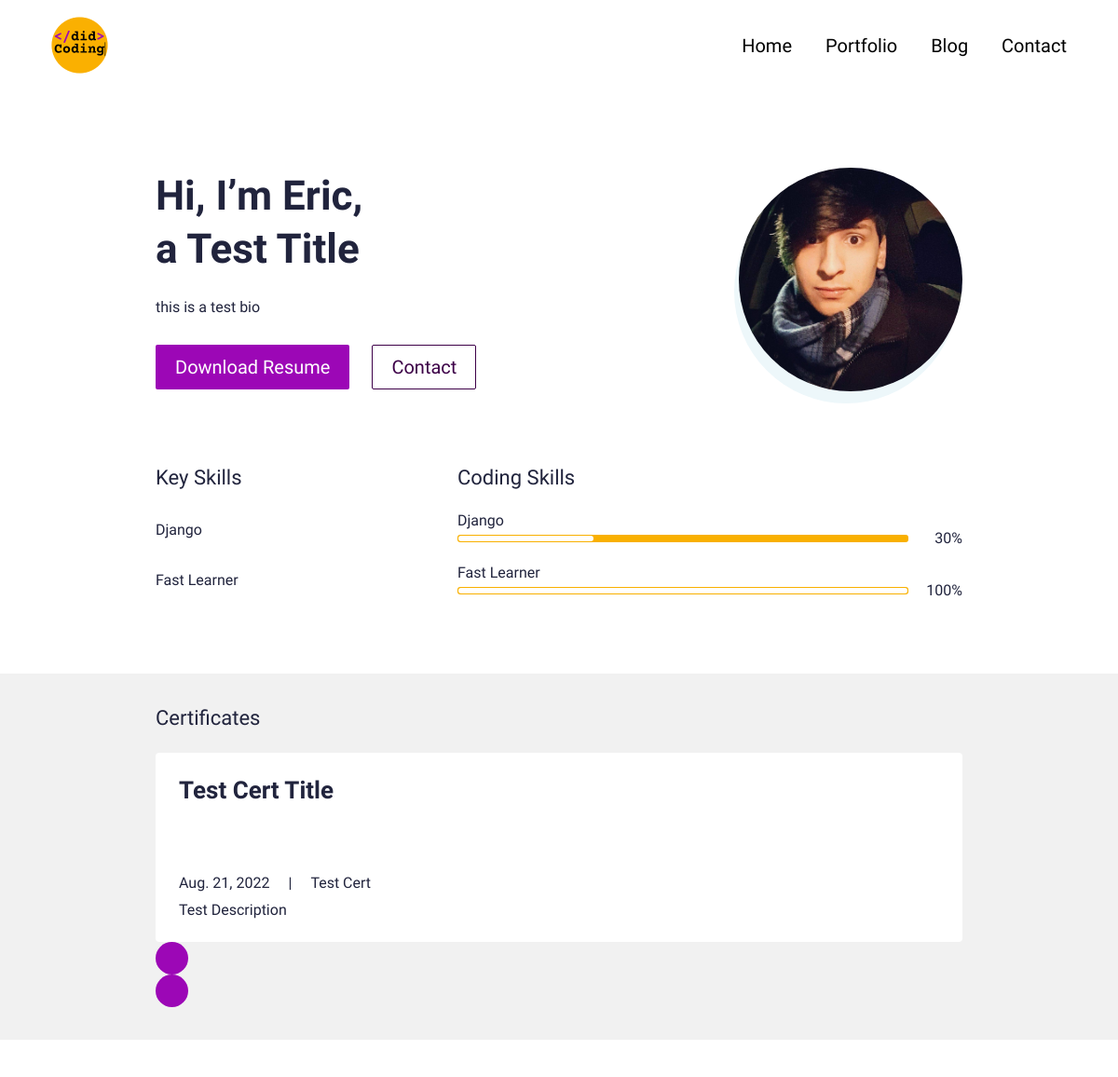
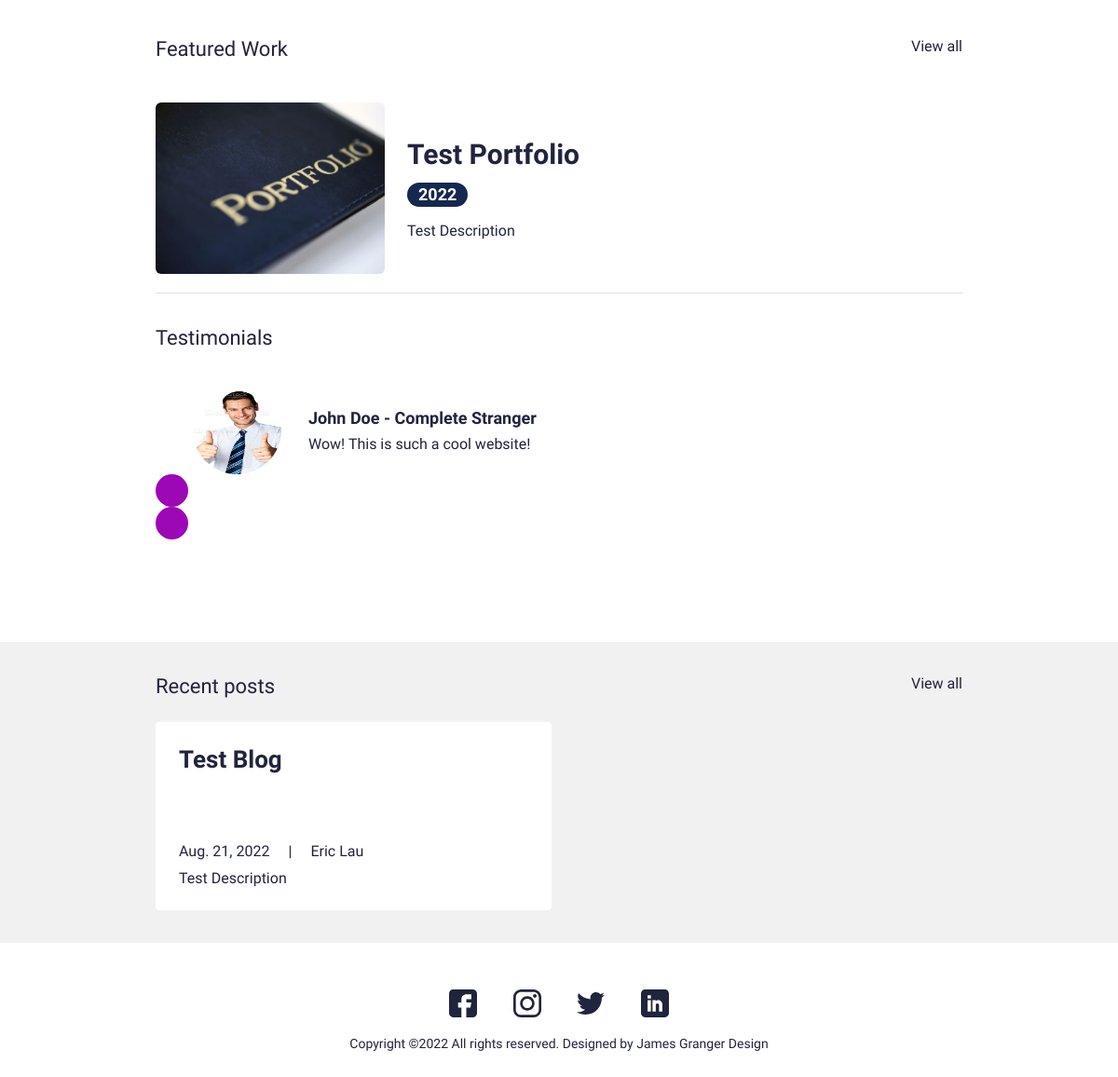
The page / on the database its author committed (2 pictures, top to bottom).
### main/models.py (models this page shows, shortened)
class UserProfile(models.Model):
    class Meta:
        verbose_name_plural = 'User Profiles'
        verbose_name = 'User Profile'
    user = models.OneToOneField(User, on_delete=models.CASCADE)
    avatar = models.ImageField(blank=True, null=True, upload_to="avatar")
    title = models.CharField(max_length=200, blank=True, null=True)
    bio = models.TextField(blank=True, null=True)
    skills = models.ManyToManyField(Skill, blank=True)
    cv = models.FileField(blank=True, null=True, upload_to="cv")

class Skill(models.Model):
    class Meta:
        verbose_name_plural = 'Skills'
        verbose_name = 'Skill'
    name = models.CharField(max_length=20, blank=True, null=True)
    score = models.IntegerField(default=80, blank=True, null=True)
    image = models.FileField(blank=True, null=True, upload_to="skills")
    is_key_skill = models.BooleanField(default=False)

class Certificate(models.Model):
    class Meta:
        verbose_name_plural = 'Certificates'
        verbose_name = 'Certificate'
    date = models.DateTimeField(blank=True, null=True)
    name = models.CharField(max_length=50, blank=True, null=True)
    title = models.CharField(max_length=200, blank=True, null=True)
    description = models.CharField(max_length=500, blank=True, null=True)
    is_active = models.BooleanField(default=True)

class Portfolio(models.Model):
    class Meta:
        verbose_name_plural = 'Portfolio Profiles'
        verbose_name = 'Portfolio'
        ordering = ["name"]
    date = models.DateTimeField(blank=True, null=True)
    name = models.CharField(max_length=200, blank=True, null=True)
    description = models.CharField(max_length=500, blank=True, null=True)
    body = RichTextField(blank=True, null=True)
    image = models.ImageField(blank=True, null=True, upload_to="portfolio")
    slug = models.SlugField(null=True, blank=True)
    is_active = models.BooleanField(default=True)

class Testimonial(models.Model):
    class Meta:
        verbose_name_plural = 'Testimonials'
        verbose_name = 'Testimonial'
        ordering = ["name"]
    thumbnail = models.ImageField(blank=True, null=True, upload_to="testimonials")
    name = models.CharField(max_length=200, blank=True, null=True)
    role = models.CharField(max_length=200, blank=True, null=True)
    quote = models.CharField(max_length=500, blank=True, null=True)
    is_active = models.BooleanField(default=True)

class Blog(models.Model):
    class Meta:
        verbose_name_plural = 'Blog Profiles'
        verbose_name = 'Blog'
        ordering = ["timestamp"]
    timestamp = models.DateTimeField(auto_now_add=True)
    author = models.CharField(max_length=200, blank=True, null=True)
    name = models.CharField(max_length=200, blank=True, null=True)
    description = models.CharField(max_length=500, blank=True, null=True)
    body = RichTextField(blank=True, null=True)
    slug = models.SlugField(null=True, blank=True)
    image = models.ImageField(blank=True, null=True, upload_to="blog")
    is_active = models.BooleanField(default=True)

### main/views.py (the view)
# urls.py: path('', views.IndexView.as_view(), name="home"),
class IndexView(generic.TemplateView):
	template_name = "main/index.html"
	def get_context_data(self, **kwargs):
		context = super().get_context_data(**kwargs)
		testimonials = Testimonial.objects.filter(is_active=True)
		certificates = Certificate.objects.filter(is_active=True)
		blogs = Blog.objects.filter(is_active=True)
		portfolio = Portfolio.objects.filter(is_active=True)
		context["testimonials"] = testimonials
		context["certificates"] = certificates
		context["blogs"] = blogs
		context["portfolio"] = portfolio
		return context

### resume_app/context_processors.py (called while the page is built)
def project_context(request):
	context = {
		'me': User.objects.first(),
	}
	return context

### main/templates/main/index.html (shortened to what this page needs)
{% extends 'main/base.html' %}
{% load static %}
{% block content %}
<section>
  <div class="bannerSection">
    <div class="container">
      <div class="row g-4 g-md-3  align-items-center">
        <div class="col-md-auto order-md-last">
          <div class="bannerUserImg">
            <img src="{{me.userprofile.avatar.url}}" alt="{{me.first_name|title}} {{me.last_name|title}} avatar">
          </div>
        </div>
        <div class="col-md">
          <div class="bannerContent">
            <h1 class="xlTitle pb-3">Hi, I’m {{me.first_name|title}}, <br> a {{me.userprofile.title}} </br></h1>
            <p>{{me.userprofile.bio}}</p>
            <div class="bannerBtnCol">
              <div class="row">
                <div class="col-auto">
                  <a download href="{{me.userprofile.cv.url}}" class="btn btnPrimary">Download Resume</a>
                </div>
                <div class="col-auto">
                  <a href="{% url 'main:contact' %}" class="btn btnOutline">Contact</a>
                </div>
              </div>
            </div>
          </div>
        </div>
      </div>
    </div>
  </div>
</section>
<section>
  <div class="sectionSpace pt-0">
    <div class="container">
      <div class="row">
        <div class="col-md-auto">
          <div class="keySkillCol">
            <h4 class="smTitle pb-3">Key Skills</h4>
            {% for sk in me.userprofile.skills.all %}
            {% if sk.is_key_skill %}
            <div class="keySkillCard">
              <span class="ksText">{{sk.name}}</span>
            </div>
            {% endif %}
            {% endfor %}
          </div>
        </div>
        <div class="col-md">
          <h4 class="smTitle pb-3">Coding Skills</h4>
          <div class="progressCol">
            <div class="progressCard">
              {% for sk in me.userprofile.skills.all %}
              {% if sk.is_key_skill %}
              <div class="progressCol">
                <span class="progressLbl">{{sk.name}}</span>
                <div class="row g-2 align-items-center">
                  <div class="col">
                    <div class="progress progressStyle">
                      <div class="progress-bar" role="progressbar" style="width: {{sk.score}}%" aria-valuenow="{{sk.score}}" aria-valuemin="0" aria-valuemax="100"></div>
                    </div>
                  </div>
                  <div class="col-auto">
                    <span class="pLbl">{{sk.score}}%</span>
                  </div>
                </div>
              </div>
              {% endif %}
              {% endfor %}
            </div>
          </div>
        </div>
      </div>
    </div>
  </div>
</section>
<section>
  <div class="sectionSpaceSm lightBg">
    <div class="container">
      <div class="row pb-3">
        <div class="col">
          <h4 class="smText regular">Certificates</h4>
        </div>
      </div>
      <div class="sliderOuter">
        <div class="swiper certificatesSlider">
          <div class="swiper-wrapper">
            {% for c in certificates %}
            {% if c.is_active %}
            <div class="swiper-slide">
              <div class="cardStyle1">
                <h4 class="mdTitle cs1Title">
                  <a href="javascript:void(0)">{{c.title}}</a>
                </h4>
                <ul class="cardOptionCol">
                  <li>{{c.date.date}}</li>
                  <li>{{c.name|title}}</li>
                </ul>
                <p>{{c.description}}</p>
              </div>
            </div>
            {% endif %}
            {% endfor %}
          </div>
        </div>
        <div class="cert-swiper-button-next swiper-button-next swiperBtnStyle"></div>
        <div class="cert-swiper-button-prev swiper-button-prev swiperBtnStyle"></div>
      </div>
    </div>
  </div>
</section>
<section>
  <div class="sectionSpace">
    <div class="container">
      <div class="portfolioCol">
        <div class="row pb-3">
          <div class="col">
            <h4 class="smText regular">Featured Work</h4>
          </div>
          <div class="col-auto">
            <a href="{% url 'main:portfolios' %}" class="simpleLink">View all</a>
          </div>
        </div>
        {% for p in portfolio %}
        {% if p.is_active %}
        <div class="portfolioCard">
          <div class="row g-4 align-items-center">
            <div class="col-md-auto">
              <div class="portfolioImgCol">
                <a href="{% url 'main:portfolio' slug=p.slug %}"><img src="{{p.image.url}}" alt="..."></a>
              </div>
            </div>
            <div class="col-md">
              <div class="portfolioContentCol">
                <h4 class="lgTitle"><a href="{% url 'main:portfolio' slug=p.slug %}">{{p.name}}</a></h4>
                <ul class="portfolioOption">
                  <li><span class="dateLbl">{{p.date.year}}</span></li>
                </ul>
                <p>{{p.description}}</p>
              </div>
            </div>
          </div>
        </div>
        {% endif %}
        {% endfor %}
      </div>
      <div class="testimonialCol">
        <h4 class="smText regular d-block">Testimonials</h4>
        <div class="testimonialSlider">
          <div class="swiper testimonialSwiper">
            <div class="swiper-wrapper">
              {% for t in testimonials %}
              {% if t.is_active %}
              <div class="swiper-slide">
                <div class="testimonialCard">
                  <div class="row align-items-center">
                    <div class="col-sm-auto">
                      <div class="tImgCol">
                        <img src="{{t.thumbnail.url}}" alt="...">
                      </div>
                    </div>
                    <div class="col-sm">
                      <div class="tContentCol">
                        <h4 class="xsTitle bold">{{t.name}} - {{t.role}}</h4>
                        <p>{{t.quote}}</p>
                      </div>
                    </div>
                  </div>
                </div>
              </div>
              {% endif %}
              {% endfor %}
            </div>
            <div class="test-swiper-button-next swiper-button-next swiperBtnStyle"></div>
            <div class="test-swiper-button-prev swiper-button-prev swiperBtnStyle"></div>
          </div>
        </div>
      </div>
    </div>
  </div>
</section>
<section>
  <div class="sectionSpaceSm lightBg">
    <div class="container">
      <div class="row pb-3">
        <div class="col">
          <h4 class="smText regular">Recent posts</h4>
        </div>
        <div class="col-auto">
          <a href="{% url 'main:blogs' %}" class="simpleLink">View all</a>
        </div>
      </div>
      <div class="row g-3">
      {% for b in blogs %}
      {% if b.is_active %}
        <div class="col-lg-6">
          <div class="cardStyle1">
            <h4 class="mdTitle cs1Title"><a href="{% url 'main:blog' slug=b.slug %}">{{b.name}}</a></h4>
            <ul class="cardOptionCol">
              <li>{{b.timestamp.date}}</li>
              <li>{{b.author}}</li>
            </ul>
            <p>{{b.description}}</p>
          </div>
        </div>
        {% endif %}
        {% endfor %}
      </div>
    </div>
  </div>
</section>
{% endblock %}

### main/templates/main/base.html (shortened to what this page needs)
{% load static %}
<!doctype html>
<html lang="en">
  <head>
    <link href="{% static 'css/bootstrap.min.css' %}" rel="stylesheet">
    <link rel="stylesheet" href="https://unpkg.com/swiper@7.0.5/swiper-bundle.min.css">
    <link href="{% static 'css/style.css' %}" rel="stylesheet">
  </head>
  <body>
    {% include 'main/partials/nav.html' %}
    {% block content %}
    {% endblock %}
    {% include 'main/partials/footer.html' %}
  </body>
</html>

### main/templates/main/partials/nav.html (shortened to what this page needs)
{% load static %}
<header>
    <div class="headerCol">
    <div class="container-fluid">
        <div class="row align-items-center">
        <div class="col-auto">
            <div class="logoCol"><a href="{% url 'main:home' %}"><img src="{% static 'images/logo.png' %}" alt="..."></a></div>
        </div>
        <div class="col">
            <div class="navCollapseCol">
            <div class="navCol">
                <ul>
                <li><a href="{% url 'main:home'%}">Home</a></li>
                <li><a href="{% url 'main:portfolios' %}">Portfolio</a></li>
                <li><a href="{% url 'main:blogs' %}">Blog</a></li>
                <li><a href="{% url 'main:contact'%}">Contact</a></li>
                </ul>
            </div>
            </div>
        </div>
        </div>
    </div>
    </div>
</header>

### main/templates/main/partials/footer.html
{% load static %}
<footer>
    <div class="footerCol">
    <div class="container">
        <ul class="socialCol">
        <li><a href="javascript:void(0)"><img src="{% static 'images/fb.svg' %}" alt="..."></a></li>
        <li><a href="javascript:void(0)"><img src="{% static 'images/insta.svg' %}" alt="..."></a></li>
        <li><a href="javascript:void(0)"><img src="{% static 'images/twitter.svg' %}" alt="..."></a></li>
        <li><a href="javascript:void(0)"><img src="{% static 'images/linkedin.svg' %}" alt="..."></a></li>
        </ul>
        <div class="copyrightCol">
        <p>Copyright ©{% now 'Y' %} All rights reserved. Designed by <a href="https://jamesgrangerdesign.co.uk/" target="_blank">James Granger Design</a></p>
        </div>
    </div>
    </div>
</footer>

### rows shown on the page
Skill: name "Django", score "30"
Skill: name "Fast Learner", score "100"
Certificate: title "Test Cert Title", date "Aug. 21, 2022", name "Test Cert", description "Test Description"
Portfolio: image (picture), name "Test Portfolio", date.year "2022", description "Test Description"
Testimonial: thumbnail (picture), name "John Doe", role "Complete Stranger", quote "Wow! This is such a cool website!"
Blog: name "Test Blog", timestamp "Aug. 21, 2022", author "Eric Lau", description "Test Description"

### other values the page prints
{{ me.first_name|title }} "Eric"
{{ me.userprofile.title }} "Test Title"
{{ me.userprofile.bio }} "this is a test bio"
